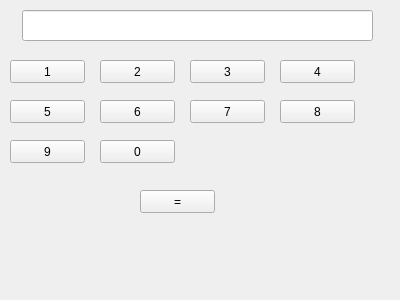
<?xml version="1.0" encoding="UTF-8"?>
<ui version="4.0">
 <class>Form</class>
 <widget class="QWidget" name="Form">
  <property name="geometry">
   <rect>
    <x>0</x>
    <y>0</y>
    <width>400</width>
    <height>300</height>
   </rect>
  </property>
  <property name="windowTitle">
   <string>Form</string>
  </property>
  <widget class="QLineEdit" name="lineEdit">
   <property name="geometry">
    <rect>
     <x>22</x>
     <y>10</y>
     <width>351</width>
     <height>31</height>
    </rect>
   </property>
  </widget>
  <widget class="QPushButton" name="pushButton">
   <property name="geometry">
    <rect>
     <x>10</x>
     <y>60</y>
     <width>75</width>
     <height>23</height>
    </rect>
   </property>
   <property name="text">
    <string>1</string>
   </property>
  </widget>
  <widget class="QPushButton" name="pushButton_2">
   <property name="geometry">
    <rect>
     <x>100</x>
     <y>60</y>
     <width>75</width>
     <height>23</height>
    </rect>
   </property>
   <property name="text">
    <string>2</string>
   </property>
  </widget>
  <widget class="QPushButton" name="pushButton_3">
   <property name="geometry">
    <rect>
     <x>190</x>
     <y>60</y>
     <width>75</width>
     <height>23</height>
    </rect>
   </property>
   <property name="text">
    <string>3</string>
   </property>
  </widget>
  <widget class="QPushButton" name="pushButton_4">
   <property name="geometry">
    <rect>
     <x>280</x>
     <y>60</y>
     <width>75</width>
     <height>23</height>
    </rect>
   </property>
   <property name="text">
    <string>4</string>
   </property>
  </widget>
  <widget class="QPushButton" name="pushButton_5">
   <property name="geometry">
    <rect>
     <x>10</x>
     <y>100</y>
     <width>75</width>
     <height>23</height>
    </rect>
   </property>
   <property name="text">
    <string>5</string>
   </property>
  </widget>
  <widget class="QPushButton" name="pushButton_6">
   <property name="geometry">
    <rect>
     <x>100</x>
     <y>100</y>
     <width>75</width>
     <height>23</height>
    </rect>
   </property>
   <property name="text">
    <string>6</string>
   </property>
  </widget>
  <widget class="QPushButton" name="pushButton_7">
   <property name="geometry">
    <rect>
     <x>190</x>
     <y>100</y>
     <width>75</width>
     <height>23</height>
    </rect>
   </property>
   <property name="text">
    <string>7</string>
   </property>
  </widget>
  <widget class="QPushButton" name="pushButton_8">
   <property name="geometry">
    <rect>
     <x>280</x>
     <y>100</y>
     <width>75</width>
     <height>23</height>
    </rect>
   </property>
   <property name="text">
    <string>8</string>
   </property>
  </widget>
  <widget class="QPushButton" name="pushButton_9">
   <property name="geometry">
    <rect>
     <x>10</x>
     <y>140</y>
     <width>75</width>
     <height>23</height>
    </rect>
   </property>
   <property name="text">
    <string>9</string>
   </property>
  </widget>
  <widget class="QPushButton" name="pushButton_10">
   <property name="geometry">
    <rect>
     <x>100</x>
     <y>140</y>
     <width>75</width>
     <height>23</height>
    </rect>
   </property>
   <property name="text">
    <string>0</string>
   </property>
  </widget>
  <widget class="QPushButton" name="pushButton_11">
   <property name="geometry">
    <rect>
     <x>140</x>
     <y>190</y>
     <width>75</width>
     <height>23</height>
    </rect>
   </property>
   <property name="text">
    <string>=</string>
   </property>
  </widget>
 </widget>
 <resources/>
 <connections/>
</ui>
